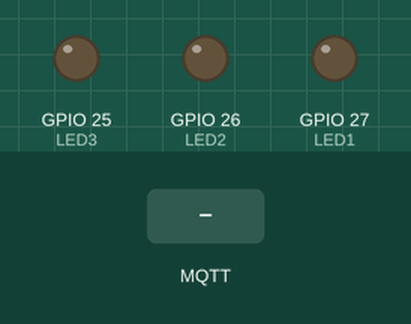
A program run on a simulated ESP32. Shown: output pins drawn as LEDs (lit = HIGH). Inputs (shaded band) come from the test bench. WiFi joins after 1.5 s; servers stay silent unless stated; random numbers use the default seed unless the program sets one; no MQTT or app messages arrive unless stated; what the program prints to the serial monitor is not drawn.

Above: at 2.7 s.
2.8 s: MQTT message "5" arrives on the first subscribed topic
At 3.6 s:
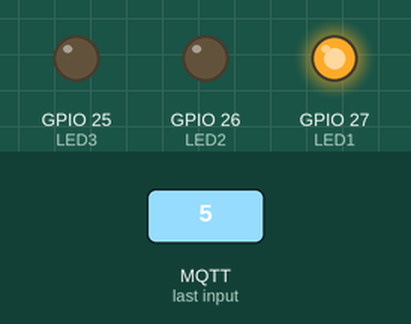
5.3 s: MQTT message "90" arrives on the first subscribed topic
At 6.7 s:
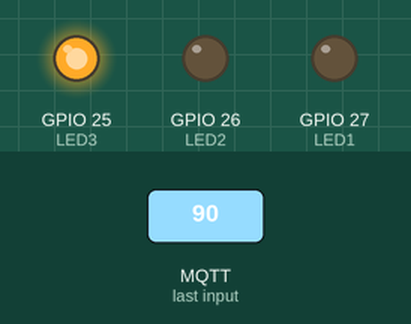
7.8 s: MQTT message "200" arrives on the first subscribed topic
At 10.1 s:
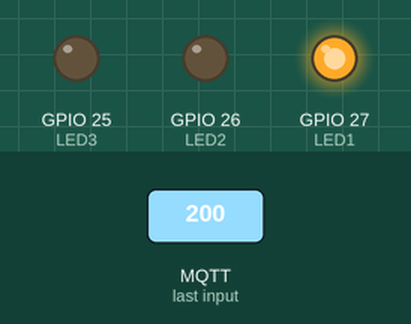
10.8 s: MQTT message "1" arrives on the first subscribed topic
At 14.55 s:
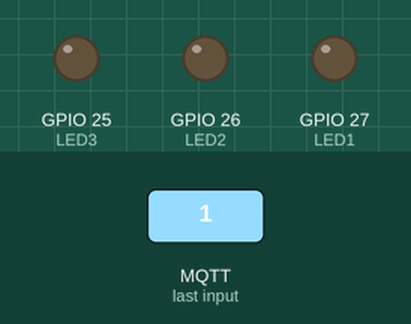
Timing chart, 0 to 14.8 s (numbered marks = the images above; inputs shaded):
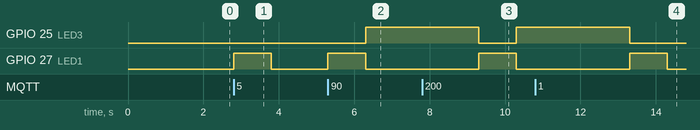

Measured:
- after the input at 2.8 s, GPIO 27 (LED1): LOW → HIGH at once, → LOW 1.0 s later
- after the input at 5.3 s, GPIO 25 (LED3): LOW → HIGH after 1.0 s; GPIO 27 (LED1): LOW → HIGH at once, → LOW 1.0 s later
- after the input at 7.8 s, GPIO 27 (LED1): LOW → HIGH after 1.5 s, → LOW 1.0 s later
- after the input at 10.8 s, GPIO 27 (LED1): LOW → HIGH after 2.5 s, → LOW 1.0 s later

The program:

main.cpp
```cpp
#include <WiFi.h>
#include <PubSubClient.h>

const char* mqtt_server = "test.mosquitto.org"; //mosquitto parece estar andando mal. Si no funciona usar este: broker.hivemq.com

const int LED1 = 27;
const int LED2 = 26;
const int LED3 = 25;

WiFiClient espClient;
PubSubClient client(espClient);

const char* ssid = "Vitto";
const char* password = "vittorio10";

// Funcion para suscribirse a un topic, interpretar el mensaje, y reaccionar segun la temperatura indicada.
void callback(char* topic, byte* payload, unsigned int length) {
  Serial.print("Mensaje recibido [");
  Serial.print(topic);
  Serial.print("]: ");

  String msg = "";
  for (int i = 0; i < length; i++) {
    msg += (char)payload[i];
  }

  Serial.println(msg);
  float temp = msg.toFloat();

  digitalWrite(LED1, HIGH);
  delay(1000);
  digitalWrite(LED1, LOW);

  if (temp > 65.0) {
    digitalWrite(LED3, HIGH);
    delay(3000);
    digitalWrite(LED3, LOW);

    // Envio de mensaje de alerta con calidad QoS 2
    String alerta = "ALERTA: Temperatura crítica - " + String(temp, 2) + " °C";
    client.publish("AlarmaAltaTemperatura", (const uint8_t*) alerta.c_str(), alerta.length(), false);

  } else if (temp > 40.0) {
    digitalWrite(LED2, HIGH);
    delay(3000);
    digitalWrite(LED2, LOW);
  }
}

// Reconecciones al broker
void reconnect() {
  while (!client.connected()) {
    Serial.print("Intentando conexión MQTT...");
    String clientId = "ESP32Receptor-" + String(random(0xffff), HEX);
    if (client.connect(clientId.c_str())) {
      Serial.println(" conectado.");
      client.subscribe("tempESP");
    } else {
      Serial.print(" fallo, rc=");
      Serial.print(client.state());
      Serial.println(" reintentando en 5 segundos.");
      delay(5000);
    }
  }
}

// Coneccion a wifi
void setup_wifi() {
  delay(10);
  Serial.println("Conectando a WiFi...");
  WiFi.begin(ssid, password);
  while (WiFi.status() != WL_CONNECTED) {
    delay(500);
    Serial.print(".");
  }
  Serial.println(" WiFi conectado");
}

// comienza monitor serial, salida de los leds, wifi, server mqtt y funcion callback para reaccionar a los mensajes recibidos
void setup() {
  Serial.begin(115200);

  pinMode(LED1, OUTPUT);
  pinMode(LED2, OUTPUT);
  pinMode(LED3, OUTPUT);

  setup_wifi();
  client.setServer(mqtt_server, 1883);
  client.setCallback(callback);
}

// Realiza la reconeccion de no estar establecida. Continua con el callback
void loop() {
  if (!client.connected()) {
    reconnect();
  }
  client.loop();
}
```
